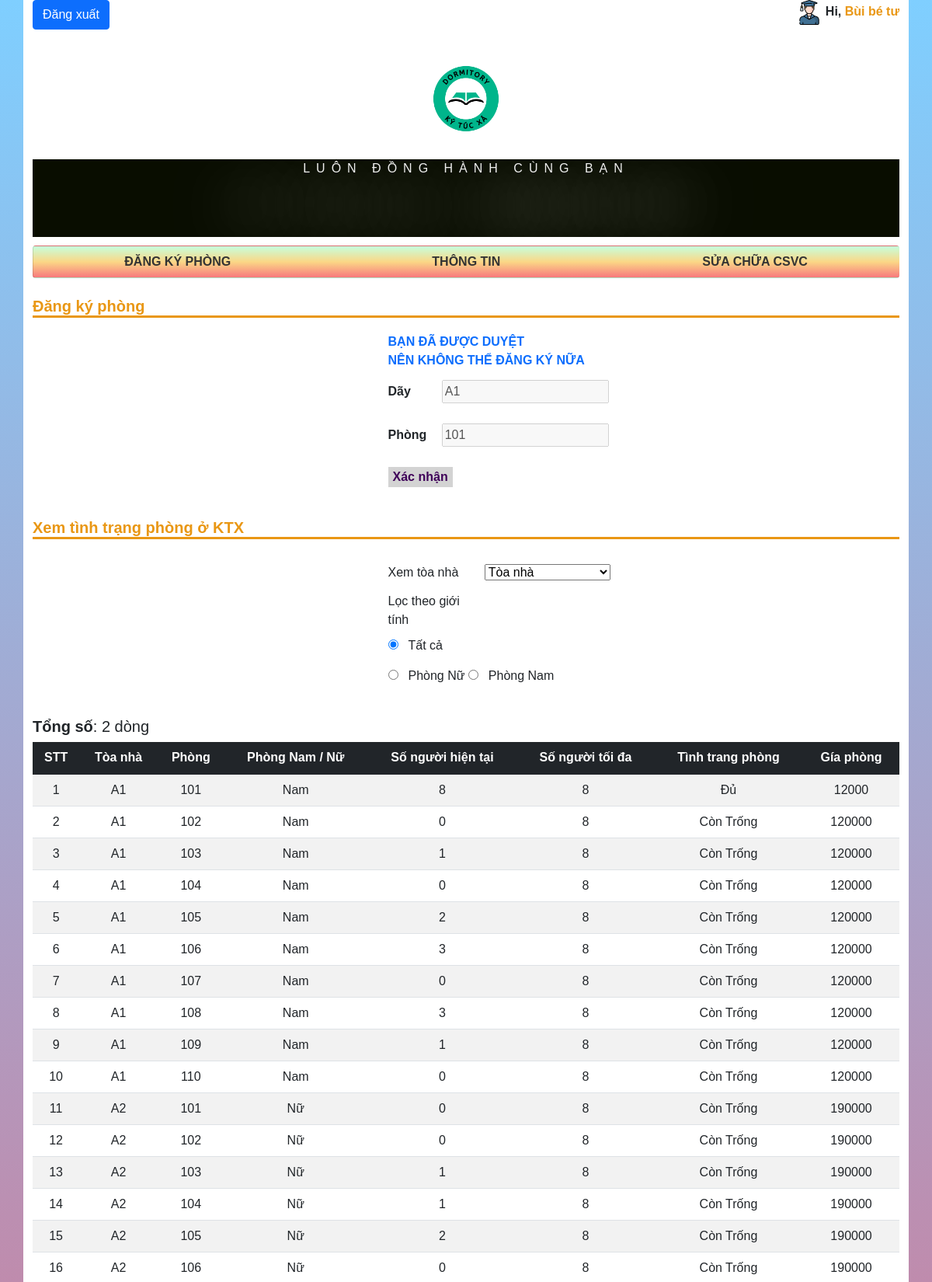
The page /sinhvien/xemktx.php (signed in, upper part) on the database its author committed.
### tables this page shows
CREATE TABLE `sinhvien_chua_o` (
  `id` int(10) NOT NULL,
  `mssv` varchar(10) NOT NULL,
  `matkhau` varchar(50) NOT NULL,
  `hoten` varchar(50) NOT NULL,
  `email` varchar(50) NOT NULL,
  `ngaysinh` date NOT NULL,
  `quequan` varchar(50) NOT NULL,
  `gioitinh` varchar(7) NOT NULL,
  `sodienthoai` varchar(12) NOT NULL,
  `nganh` varchar(20) NOT NULL,
  `lop` varchar(10) NOT NULL,
  `kiemtra` varchar(1) NOT NULL
);

CREATE TABLE `nguyenvong_ktx` (
  `id` int(10) NOT NULL,
  `id_sv` int(10) NOT NULL,
  `id_ktx` int(10) NOT NULL,
  `ngaydangky` datetime NOT NULL,
  `trangthai` int(10) NOT NULL,
  `ghichu` varchar(50) NOT NULL
);

CREATE TABLE `kytucxa` (
  `id` int(10) NOT NULL,
  `toanha` varchar(5) NOT NULL,
  `phong` varchar(5) NOT NULL,
  `loaiphong` varchar(7) NOT NULL,
  `songuoihientai` int(2) NOT NULL,
  `songuoitoida` int(2) NOT NULL,
  `giaphong` float NOT NULL,
  `tinhtrangphong` int(2) NOT NULL
);

### function/function.php (called while the page is built, shortened)
<?php
    function select($conn,$sql){
        $res = mysqli_query($conn,$sql);
        if(mysqli_num_rows($res)>0){
            return mysqli_fetch_assoc($res);
        }
        return [];
    }
?>

### sinhvien/xemktx.php (the view, shortened to what this page needs)
<?php
    include('include/header.php');
?>
        <section class="xemtinhtrangphong">
            <section class="info_ktx">
            <h4>Đăng ký phòng</h4>
            <form method="GET" id="form-ghi-chu-ktx">
                <form action="">
                    <?php
                        $sql = "SELECT * FROM `nguyenvong_ktx`,sinhvien_chua_o,kytucxa where kytucxa.id = nguyenvong_ktx.id_ktx and nguyenvong_ktx.id_sv = sinhvien_chua_o.id and sinhvien_chua_o.mssv='$mssv'";
                        $res = mysqli_query($conn,$sql);
                        if($res == true){
                        $rows = mysqli_fetch_assoc($res);
                    ?>
                    <?php
                        if(isset($rows['kiemtra'])){
                            if($rows['kiemtra'] == 1)
                                echo "<div class='text-primary' style='font-weight:bold'>BẠN ĐÃ ĐƯỢC DUYỆT<br>NÊN KHÔNG THỂ ĐĂNG KÝ NỮA</div>";
                        }
                    ?>
                    <label style="width:10%" for="" >Dãy</label>
                    <input type="text" id="nguyenvong_day" <?php if(isset($rows['kiemtra'])){if($rows['kiemtra'] == 1) echo "disabled"; }?> value="<?php if(isset($rows['toanha'])){ echo $rows['toanha'];} ?>">
                    <br>
                    <label style="width:10%" for="" >Phòng</label>
                    <input type="number" id="nguyenvong_phong" <?php if(isset($rows['kiemtra'])){if($rows['kiemtra'] == 1) echo "disabled"; }?> value="<?php if(isset($rows['phong'])){ echo $rows['phong'];} ?>">
                    <br>
                    <?php
                            }
                    ?>
                    <input type="submit" <?php if(isset($rows['kiemtra'])){if($rows['kiemtra'] == 1) echo "disabled"; }?> value="Xác nhận" id="submit_ghichu" >
                </form>
            </form>
            </section>
            <h4>Xem tình trạng phòng ở KTX</h4>
            <form method="GET">
                <label style="margin-right:0.5%;width:18%;">Xem tòa nhà</label>
                <select name="toanha" id="toanha">
                    <option value="">Tòa nhà</option>
                </select><br>
                <label style="margin-right:0.5%;width:18%;margin-top:2%;">Lọc theo giới tính</label><br>
                <input type="radio" value="" name="gioitinh" checked>Tất cả<br>
                <input type="radio" value="Nữ" name="gioitinh" >Phòng Nữ
                <input type="radio" value="Nam" name="gioitinh" >Phòng Nam<br>
                <br>
            </form>
        </section>
        <section class="bangthongkephong">
            <h5><span style="font-weight:bold;">Tổng số</span>: 2 dòng</h5>
            <table class="table table-striped text-center">
                <thead class="table-dark">
                    <th>STT</th>
                    <th>Tòa nhà</th>
                    <th>Phòng</th>
                    <th>Phòng Nam / Nữ</th>
                    <th>Số người hiện tại</th>
                    <th>Số người tối đa</th>
                    <th>Tình trang phòng</th>
                    <th>Gía phòng</th>
                </thead>
                <tbody id="xemktx">
                <?php
                    $sql = "SELECT * FROM kytucxa order by toanha,phong asc";
                    $index=1;
                    $res = mysqli_query($conn,$sql);
                    if($res == true){
                    while($rows = mysqli_fetch_assoc($res)){
                ?>
                    <tr><td><?php echo $index++; ?></td>
                        <td><?php echo $rows['toanha']; ?></td>
                        <td><?php echo $rows['phong']; ?></td>
                        <td><?php echo $rows['loaiphong']; ?></td>
                        <td><?php echo $rows['songuoihientai']; ?></td>
                        <td><?php echo $rows['songuoitoida']; ?></td>
                        <td><?php
                            if($rows['songuoitoida'] - $rows['songuoihientai'] == 0){
                                echo "Đủ";
                            }else{
                                echo "Còn Trống";
                            }
                        ?></td>
                        <td><?php echo $rows['giaphong']; ?></td>
                    </tr>
                <?php
                    }}
                ?>
                </tbody>
            </table>
        </section>
    </div>
</body>
</html>

### sinhvien/include/header.php (shortened to what this page needs)
<?php
    require_once '../config/DB.php';
    require_once '../function/function.php';
    $mssv = $_SESSION['sinhvien'];
    $sql = "SELECT * FROM sinhvien_chua_o where mssv = '$mssv'";
    $rows = select($conn,$sql);
?>
<!DOCTYPE html>
<html lang="en">
<head>
    <link href="https://cdn.jsdelivr.net/npm/bootstrap@5.1.3/dist/css/bootstrap.min.css" rel="stylesheet">
</head>
<body>
    <div class="container">
        <section class="header">
            <p><a class="btn btn-primary " href="dangxuat.php">Đăng xuất</a></p>
            <p class="ten">
                <img src="/KTX/image/graduated.png" alt="logosinhvien">
                 Hi,
                 <span>
                    <?php
                    echo $rows['hoten'];
                    ?>
                 </span>
            </p>
            <div style="text-align:center;margin-top:2%;">
                <img src="/KTX/image/logo.png" alt="logo" style="width:12%;">
            </div>
            <div class="text-center" style="margin-bottom: 1%;margin-top:1%;background: #090d00; color: #efefef">
                <p class="ghichu"  style="">
                    LUÔN ĐỒNG HÀNH CÙNG BẠN
                    <span class="tieudektx">
                    </span>
                </p>
            </div>
            <ul class="list-group list-group-horizontal mb-4">
                <li class="list-group-item list-group-item-action list-group-item-light text-center"><a href="/KTX/sinhvien/xemktx.php">ĐĂNG KÝ PHÒNG</a></li>
                <li class="list-group-item list-group-item-action list-group-item-light text-center"><a href="/KTX/sinhvien/index.php">THÔNG TIN</a></li>
                <li class="list-group-item list-group-item-action list-group-item-light text-center"><a data-bs-toggle="modal" data-bs-target="#myModal" <?php
                ?>>SỬA CHỮA CSVC</a></li>
            </ul>
        </section>

### sinhvien/include/header.php (style rules this page uses)
* { font-family: Arial, Helvetica, sans-serif; }
.container { background-color:white; }
body { background-image:linear-gradient(to bottom, rgb(0, 159, 255, 0.5), rgb(236, 47, 75, 0.8)), url('https://niemvuilaptrinh.ams3.cdn.digitaloceanspaces.com/pexels-paul-ijsendoorn-33041.jpg'); background-size: cover; }
a { text-decoration:none; }
h4 { color: #e99714; font-weight:bold; font-size:20px; border-bottom:3px inset #e99714; }
.header ul li { background-image: linear-gradient( #c6ffdd, #fbd786, #f7797d); font-weight:bold; border-right:none; }
.header ul li a { color:#333333 !important; cursor:pointer; }
.header p { display: inline; }
.header .ten { float:right;font-weight:bold; }
.header .ten span { color:#e99714; cursor: pointer; }
.quydinh button, .info_ktx #submit_ghichu { color:#3F0259; font-weight:bold; background-color:lightgrey; border:none; }
.info_ktx label { font-weight:bold; }
.xemtinhtrangphong form { margin-left: 40%; padding: 1%; }
.xemtinhtrangphong form select, .xemtinhtrangphong form input { margin-top:2%; }
.xemtinhtrangphong form select { width:25%; }
.xemtinhtrangphong form input { margin-right: 2%; margin-bottom:2%; }
.ghichu { text-transform: uppercase; letter-spacing: .5em; display: inline-block; border-width: 4px 0; padding: 1.5em 0em; width: 40em; margin: 0 auto; }
.tieudektx { font: 700 3em/1 "Oswald", sans-serif; letter-spacing: 0; padding: .25em 0 .325em; display: block; margin: 0 auto; text-shadow: 0 0 80px rgba(255,255,255,.5); background: url(https://i.ibb.co/RDTnNrT/animated-text-fill.png) repeat-y; -webkit-background-clip: text; background-clip: text; -webkit-text-fill-color: transparent; -webkit-animation: aitf 80s linear infinite; -webkit-transform: translate3d(0,0,0); -webkit-backface-visibility: hidden; }

### rows shown on the page
sinhvien_chua_o: hoten "Bùi bé tư", kiemtra "Xác nhận"
nguyenvong_ktx: id_ktx.toanha "A1", id_ktx.phong "101"
kytucxa: toanha "A1", phong "101", loaiphong "Nam", songuoihientai "8", songuoitoida "8", shows "Đủ", giaphong "12000"
kytucxa: toanha "A1", phong "102", loaiphong "Nam", songuoihientai "0", songuoitoida "8", shows "Còn Trống", giaphong "120000"
kytucxa: toanha "A1", phong "103", loaiphong "Nam", songuoihientai "1", songuoitoida "8", shows "Còn Trống", giaphong "120000"
kytucxa: toanha "A1", phong "104", loaiphong "Nam", songuoihientai "0", songuoitoida "8", shows "Còn Trống", giaphong "120000"
kytucxa: toanha "A1", phong "105", loaiphong "Nam", songuoihientai "2", songuoitoida "8", shows "Còn Trống", giaphong "120000"
kytucxa: toanha "A1", phong "106", loaiphong "Nam", songuoihientai "3", songuoitoida "8", shows "Còn Trống", giaphong "120000"
kytucxa: toanha "A1", phong "107", loaiphong "Nam", songuoihientai "0", songuoitoida "8", shows "Còn Trống", giaphong "120000"
kytucxa: toanha "A1", phong "108", loaiphong "Nam", songuoihientai "3", songuoitoida "8", shows "Còn Trống", giaphong "120000"
kytucxa: toanha "A1", phong "109", loaiphong "Nam", songuoihientai "1", songuoitoida "8", shows "Còn Trống", giaphong "120000"
kytucxa: toanha "A1", phong "110", loaiphong "Nam", songuoihientai "0", songuoitoida "8", shows "Còn Trống", giaphong "120000"
kytucxa: toanha "A2", phong "101", loaiphong "Nữ", songuoihientai "0", songuoitoida "8", shows "Còn Trống", giaphong "190000"
kytucxa: toanha "A2", phong "102", loaiphong "Nữ", songuoihientai "0", songuoitoida "8", shows "Còn Trống", giaphong "190000"
kytucxa: toanha "A2", phong "103", loaiphong "Nữ", songuoihientai "1", songuoitoida "8", shows "Còn Trống", giaphong "190000"
kytucxa: toanha "A2", phong "104", loaiphong "Nữ", songuoihientai "1", songuoitoida "8", shows "Còn Trống", giaphong "190000"
kytucxa: toanha "A2", phong "105", loaiphong "Nữ", songuoihientai "2", songuoitoida "8", shows "Còn Trống", giaphong "190000"
kytucxa: toanha "A2", phong "106", loaiphong "Nữ", songuoihientai "0", songuoitoida "8", shows "Còn Trống", giaphong "190000"
